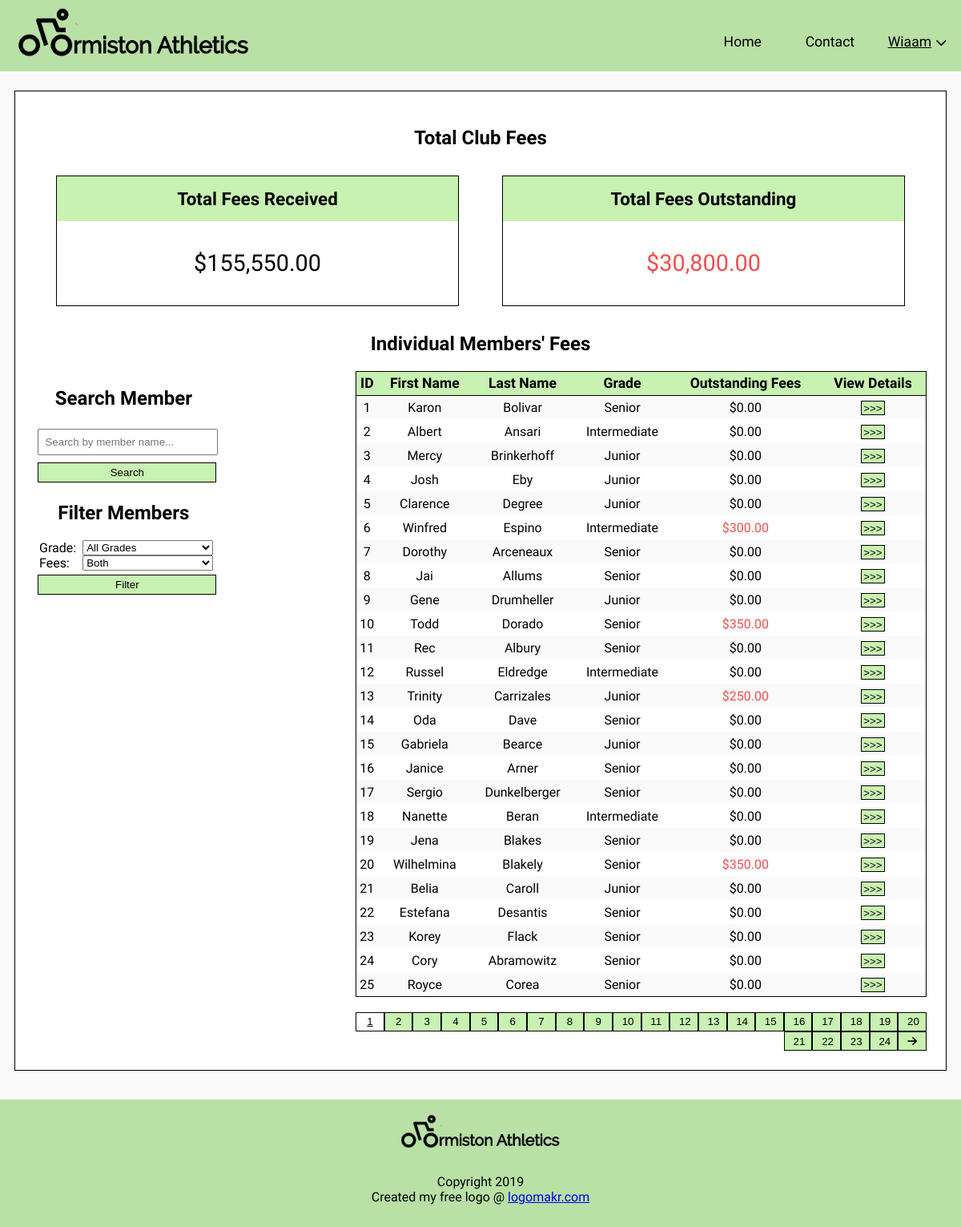
The app's page /fees.php (signed in) with its own data.
### tables this page shows
CREATE TABLE `members` (
  `ID` int(4) UNSIGNED NOT NULL,
  `firstName` varchar(15) NOT NULL,
  `lastName` varchar(15) NOT NULL,
  `streetAddress` varchar(25) NOT NULL,
  `suburbID` int(2) UNSIGNED NOT NULL,
  `fatherInitial` varchar(1) NOT NULL,
  `motherInitial` varchar(1) NOT NULL,
  `telephone` varchar(12) NOT NULL,
  `grade` set('Senior','Intermediate','Junior') NOT NULL,
  `dateOfBirth` date NOT NULL,
  `annualFee` int(3) UNSIGNED NOT NULL,
  `amountPaid` float UNSIGNED NOT NULL DEFAULT '0',
  `datePaid` date DEFAULT NULL,
  `hasPaid` tinyint(1) NOT NULL DEFAULT '0'
);

### Stylesheet_PHP_Files/filterSearch.php (called while the page is built, shortened)
<?php
$limit = 25;
$offset = ($page - 1) * $limit;
if(isset($_POST['searchButton-fees']) and $_POST['search-fees'] != "") {
    $searchValue = $_POST['search-fees'];
    $tablesql = "SELECT members.ID, members.firstName, members.lastName, members.grade, members.annualFee, members.amountPaid
    FROM members
    WHERE members.firstName = '$searchValue' OR
    members.lastName = '$searchValue' OR
    CONCAT(members.firstName, ' ', members.lastName) = '$searchValue'
    GROUP BY members.ID
    ";
}
else {
    $tablesql = "SELECT members.ID, members.firstName, members.lastName, members.grade, members.annualFee, members.amountPaid FROM members LIMIT $limit OFFSET $offset";
}

### fees.php (the view, shortened to what this page needs)
<!DOCTYPE html>
<html lang="en">
    <head>
        <link rel="stylesheet" type="text/css" href="Stylesheet_PHP_Files/style.css">
    </head>
    <body>
        <header>
            <div id="logo"><a href="index.php"><img src="Images/editedImages/Logo.png" alt="Ormiston Athletics Club Logo" class="logoImage"></a></div>
            <a href="index.php">Home</a>
            <a href="contact.php">Contact</a>
            <?php
                if(!(isset($_SESSION['loggedIn']))) {
                    echo '<a href="login.php">Login</a>';
                }
                else {
                    echo '<div class="dropdownLogin">
                            <a href="login.php" class="active">'.$_SESSION['adminName'].'<i class="fas fa-chevron-down"></i></a>
                            <div class="dropdownContent">
                                <a href="members.php">Members</a>
                                <a href="fees.php" class="active">Fees</a>
                                <a href="events.php">Events</a>
                                <form method="post">
                                    <button name="logout" type="submit">Logout</button>
                                    </form>
                                </div>
                        </div> <!-- end of dropdownLogin div-- >';
                }
                ?>
        </header>
        <div class="adminContent" id="feesPage">
            <?php
                include "Stylesheet_PHP_Files/connections.php";
                $sql = "SELECT SUM(members.annualFee) AS totalAnnual, SUM(members.amountPaid) AS totalPaid FROM members";
                $query = mysqli_query($conn, $sql);
                $fees = mysqli_fetch_array($query);
                $totalPaid = $fees['totalPaid'];
                $totalAnnual = $fees['totalAnnual'];
                $totalOutstanding = $totalAnnual - $totalPaid;
            ?>
            <h2>Total Club Fees</h2>
            <div id="totalFees">
                <div class="feesBlock">
                    <h3>Total Fees Received</h3>
                    <p>$<?php echo number_format($totalPaid, 2) ?></p>
                </div>
                <div class="feesBlock" id="outstanding">
                    <h3>Total Fees Outstanding</h3>
                    <p>$<?php echo number_format($totalOutstanding, 2); ?></p>
                </div>
            </div>
            <h2> Individual Members' Fees</h2>
            <div id="memberFees">
                <div id="searchFilter-fees">
                    <h2>Search Member</h2>
                    <form method="post" action="">
                        <input type="text" name="search-fees" placeholder="Search by member name...">
                        <button type="submit" name="searchButton-fees">Search</button>
                    </form>
                    <h2>Filter Members</h2>
                    <form method="post" action="">
                        <label>Grade:</label>
                        <select name="gradeDropdown-fees">
                            <option value="">All Grades</option>
                        </select>
                        <br>
                        <label>Fees:</label>
                        <select name="overdueFees">
                            <option value="">Both</option>
                        </select>
                        <button type="submit" name="filterButton-fees">Filter</button>
                    </form>
                    </div>
                <div id="memberFeesTable">
                    <?php
                    if(isset($_POST['pageButton'])){
                        $page = $_POST['pageButton'];
                    }
                    else {
                        $page = 1;
                    }
                    ?>
                    <table>
                        <tr>
                        <th>ID</th>
                        <th>First Name</th>
                        <th>Last Name</th>
                        <th>Grade</th>
                        <th>Outstanding Fees</th>
                        <th>View Details</th>
                        </tr>
                        <?php
                        include "Stylesheet_PHP_Files/filterSearch.php";
                        $tablequery = mysqli_query($conn, $tablesql);
                        while($row = mysqli_fetch_array($tablequery)){
                            $outstandingFees = number_format((float)$row['annualFee'] - $row['amountPaid'], 2, '.','');
                            echo "<tr>";
                            echo "<td>".$row['ID']."</td>";
                            echo "<td>".$row['firstName']."</td>";
                            echo "<td>".$row['lastName']."</td>";
                            echo "<td>".$row['grade']."</td>";
                            if($outstandingFees > 0){
                                echo "<td id='red'> $".$outstandingFees."</td>";
                            }
                            else{
                                echo "<td> $".$outstandingFees."</td>";
                            }
                            echo "<td><form method='post' action='clubmember.php'><button value='".$row['ID']."' type='submit' name='submitID'>>>></button></form></td>";
                        }
                        ?>
                    </table>
                    <br><?php
                    if(isset($_POST['searchButton-fees']) or isset($_POST['filterButton-fees'])){
                        echo "<div class='hidden'>";
                    }
                    else {
                        echo "<div class='pagination'>";
                    }
                    ?>
                        <form method="post" action="#">
                            <?php
                            $totalSQL = "SELECT * from members";
                            $totalQuery = mysqli_query($conn, $totalSQL);
                            $totalRows = mysqli_num_rows($totalQuery);
                            $totalPages = ceil($totalRows / $limit);
                            for($i = 1; $i <= $totalPages; $i++){
                                if($i == $page){
                                    echo "<button type='submit' name='pageButton' class='activePage' value='".$i."'>".$i."</button>";
                                }
                                else{
                                    echo "<button type='submit' name='pageButton' value='".$i."'>".$i."</button>";
                                }
                            }
                            if($page == $totalPages){
                                echo "<button class='hidden' type='submit' name='pageButton' value='".$totalPages."'></button>";
                            }
                            else {
                            echo "<button type='submit' name='pageButton' value='".($page + 1)."'><i class='fas fa-arrow-right'></i></button>";}
                            ?>
                            </form>
                        </div>
                </div>
                </div>
            </div>
        <footer>
            <img src="Images/editedImages/Logo.png" alt="Ormiston Athletics Club logo" class="footerLogo">
            <p>Copyright 2019
            <br> Created my free logo @ <a href="https://logomakr.com/" target="_blank">logomakr.com</a></p>
        </footer>
    </body>
</html>

### Stylesheet_PHP_Files/style.css (style rules this page uses)
header { background-color: #B9E0A5; display: flex; margin: 0; }
header #logo { flex: 8; padding: 0; }
#logo .logoImage { float: left; padding-left: 1.5%; }
header a, .dropdownLogin { flex: 1; font-size: 110%; font-family: 'Varela Round', sans-serif; color: black; text-decoration: none; align-items: baseline; text-align: center; padding-top: 3.5%; }
header .active { text-decoration: underline; }
body { background-color: #FAFAFA; margin: 0; font-family: 'Varela Round', sans-serif; }
.adminContent { border: 1px solid black; padding: 2%; margin: 0% 1.5%; background-color: white; }
footer { margin-top: 3%; padding: 1%; background-color: #B9E0A5; text-align: center; height: 1%; }
.footerLogo { width: 18%; }
header a i { color: black; font-size: 80%; margin-left: 5px; }
.dropdownLogin { position: relative; font-size: 100%; }
button { background-color: #C8F2B2; border: 1px solid black; text-decoration: none; color: black; padding: 0.5% 1.5%; cursor: pointer; }
input { padding: 2px 7px; width: 21%; height: 25px; }
table { border: 1px solid black; border-collapse: collapse; width: 80%; margin-left: auto; }
table tr { text-align: center; height: 30px; }
table tr:nth-child(even) { background-color: #FAFAFA; }
table th { border-bottom: 1px solid black; background-color: #C8F2B2; font-size: 110%; }
.pagination { float: right; width: 80%; text-align: right; }
.pagination button { width: 5%; }
.activePage { text-decoration: underline; background-color: white; }
#feesPage { margin-top: 2%; margin-bottom: 2%; text-align: center; }
#totalFees { display: flex; justify-content: space-around; margin: 3% 0%; }
.feesBlock { display: block; width: 45%; text-align: center; border: solid 1px black; }
.feesBlock h3 { margin: 0; background-color: #c8f2b2; padding: 3%; font-size: 140%; }
.feesBlock p { font-size: 180%; padding: 7%; margin: 0; }
#outstanding p { color: #F24E4E; }
#red { color: #F24E4E; }
#memberFees { display: flex; width: 100%; }
#searchFilter-fees h2 { text-align: center; }
#searchFilter-fees { flex: 0.5; text-align: left; }
#searchFilter-fees input[type=text] { width: 92.5%; margin: 2%; }
#searchFilter-fees label { margin-left: 6px; margin-right: 6px; }
#searchFilter-fees select { width: 73%; float: right; }
#searchFilter-fees button { width: 100%; height: 25px; margin: 2%; }
#memberFeesTable { flex: 2; }

### records on screen
members: ID "1", firstName "Karon", lastName "Bolivar", grade "Senior", outstandingFees "0.00"
members: ID "2", firstName "Albert", lastName "Ansari", grade "Intermediate", outstandingFees "0.00"
members: ID "3", firstName "Mercy", lastName "Brinkerhoff", grade "Junior", outstandingFees "0.00"
members: ID "4", firstName "Josh", lastName "Eby", grade "Junior", outstandingFees "0.00"
members: ID "5", firstName "Clarence", lastName "Degree", grade "Junior", outstandingFees "0.00"
members: ID "6", firstName "Winfred", lastName "Espino", grade "Intermediate", outstandingFees "300.00"
members: ID "7", firstName "Dorothy", lastName "Arceneaux", grade "Senior", outstandingFees "0.00"
members: ID "8", firstName "Jai", lastName "Allums", grade "Senior", outstandingFees "0.00"
members: ID "9", firstName "Gene", lastName "Drumheller", grade "Junior", outstandingFees "0.00"
members: ID "10", firstName "Todd", lastName "Dorado", grade "Senior", outstandingFees "350.00"
members: ID "11", firstName "Rec", lastName "Albury", grade "Senior", outstandingFees "0.00"
members: ID "12", firstName "Russel", lastName "Eldredge", grade "Intermediate", outstandingFees "0.00"
members: ID "13", firstName "Trinity", lastName "Carrizales", grade "Junior", outstandingFees "250.00"
members: ID "14", firstName "Oda", lastName "Dave", grade "Senior", outstandingFees "0.00"
members: ID "15", firstName "Gabriela", lastName "Bearce", grade "Junior", outstandingFees "0.00"
members: ID "16", firstName "Janice", lastName "Arner", grade "Senior", outstandingFees "0.00"
members: ID "17", firstName "Sergio", lastName "Dunkelberger", grade "Senior", outstandingFees "0.00"
members: ID "18", firstName "Nanette", lastName "Beran", grade "Intermediate", outstandingFees "0.00"
members: ID "19", firstName "Jena", lastName "Blakes", grade "Senior", outstandingFees "0.00"
members: ID "20", firstName "Wilhelmina", lastName "Blakely", grade "Senior", outstandingFees "350.00"
members: ID "21", firstName "Belia", lastName "Caroll", grade "Junior", outstandingFees "0.00"
members: ID "22", firstName "Estefana", lastName "Desantis", grade "Senior", outstandingFees "0.00"
members: ID "23", firstName "Korey", lastName "Flack", grade "Senior", outstandingFees "0.00"
members: ID "24", firstName "Cory", lastName "Abramowitz", grade "Senior", outstandingFees "0.00"
members: ID "25", firstName "Royce", lastName "Corea", grade "Senior", outstandingFees "0.00"

### other values on screen
$_SESSION['adminName'] "Wiaam"
$totalPaid "155,550.00"
$totalOutstanding "30,800.00"
